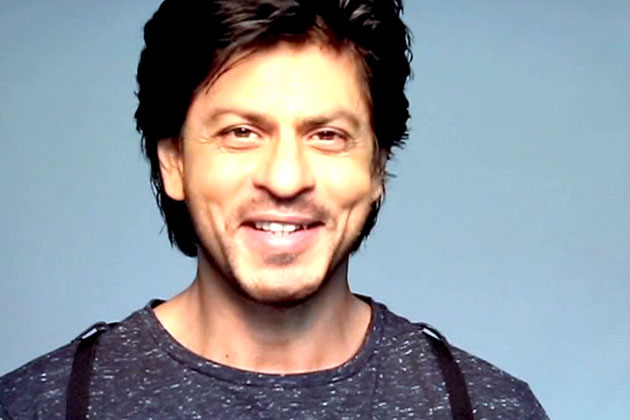
//> input picture Cartoonifier/me.jpg, 630 x 420 px
$ ./main_desktop   (built with g++ and OpenCV 4)
//> lines starting //> are read from the running program, lines starting //| are printed output that depends on the picture; after the words box and inside, x2 and y2 are one past the last pixel; in counts of white or black regions, pixels touching at a corner belong together
//header files
#include "opencv2/highgui/highgui.hpp"
#include "opencv2/opencv.hpp"
#include<iostream>

//namespaces
using namespace cv;
using namespace std;

int main()
{
	//read the image data in the file "me.jpg" and store it in 'img'
        Mat img = imread("me.jpg", CV_LOAD_IMAGE_UNCHANGED);
//> img is the input picture: 420 rows x 630 cols, CV_8UC3; mean B, G, R 154.2, 147.6, 141.8

	//check whether the image is loaded or not
        if(img.empty())
        {
                cout<<"Error:Image cannot be loaded..!!"<<endl;
		//wait for a key press
                system("pause");
               // return -1;
        }

	//create windows to display the image
        namedWindow("OriginalWindow", CV_WINDOW_AUTOSIZE);
	namedWindow("MyWindow", CV_WINDOW_AUTOSIZE);
	namedWindow("MyWindow2", CV_WINDOW_AUTOSIZE);

	//display the image which is stored in the 'img' in the "MyWindow" window
        imshow("OriginalWindow", img);


	Mat gray;
	Mat edges;
	Mat mask;

	cvtColor(img, gray, CV_BGR2GRAY);
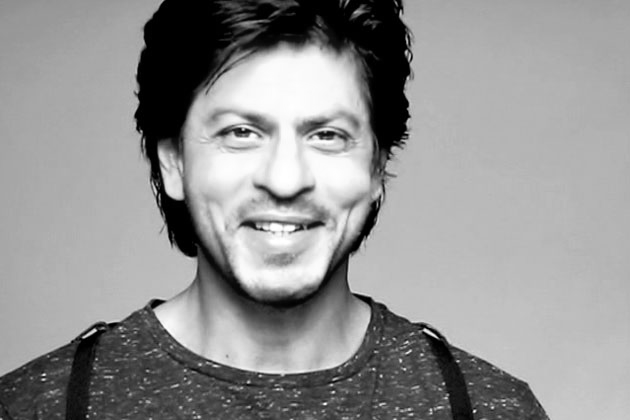
//> gray: 420 rows x 630 cols, CV_8UC1; min 0, max 255, mean 146.6
//	const int MEDIAN_BLUR_FILTER_SIZE = 7;
	medianBlur(gray, gray, 7);//MEDIAN_BLUR_FILTER_SIZE);
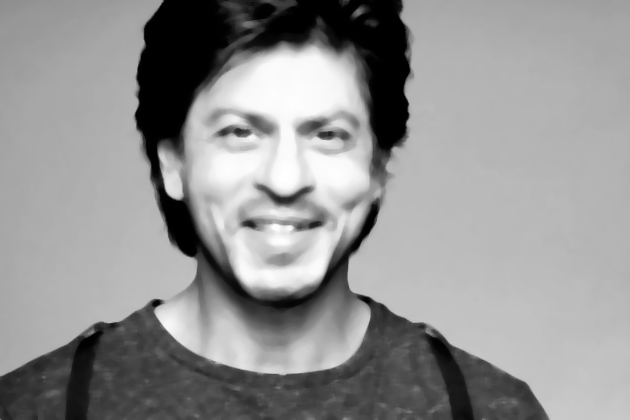
//> gray: 420 rows x 630 cols, CV_8UC1; min 0, max 255, mean 146.3

	const int LAPLACIAN_FILTER_SIZE = 5;
	Laplacian(gray, edges, CV_8U, LAPLACIAN_FILTER_SIZE);
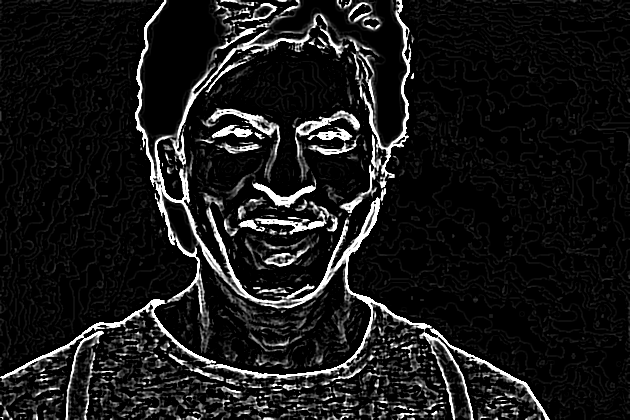
//> edges: 420 rows x 630 cols, CV_8UC1; min 0, max 255, mean 24.8

	const int EDGES_THRESHOLD = 80;
	threshold(edges, mask, EDGES_THRESHOLD, 255, THRESH_BINARY_INV);
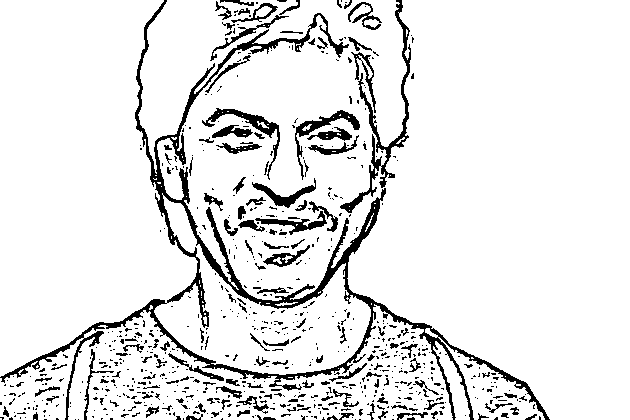
//> mask: 420 rows x 630 cols, CV_8UC1; 90.2% white; 731 black regions (592 under 20 px), largest, box (x1, y1, x2, y2) and area: (0, 0, 550, 420) 10809, (340, 0, 411, 213) 1673, (202, 108, 280, 180) 736

	imshow("MyWindow", mask);

	//For painting
	Size size = img.size();
//> size = Size(630, 420)
	Size smallSize;
	smallSize.width = size.width/2;
//> smallSize = Size(315, 0)
	smallSize.height = size.height/2;
//> smallSize = Size(315, 210)
	Mat smallImg = Mat (smallSize, CV_8UC3);
	resize(img, smallImg, smallSize, 0, 0, INTER_LINEAR);
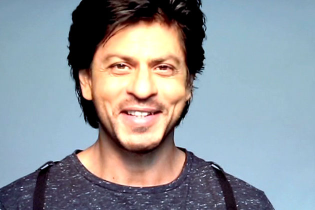
//> smallImg: 210 rows x 315 cols, CV_8UC3; mean B, G, R 154.3, 147.7, 141.9

	Mat tmp = Mat (smallSize, CV_8UC3);
	// Repetitions for strong cartoon effect.
	int repetitions = 7;
	for (int i=0; i<repetitions; i++) {
	//Filter size. Has a large effect on speed.
	int ksize = 9;
	double sigmaColor = 19;
	double sigmaSpace = 17;
	bilateralFilter (smallImg, tmp, ksize, sigmaColor, sigmaSpace);
	bilateralFilter (tmp, smallImg, ksize, sigmaColor, sigmaSpace);
	}
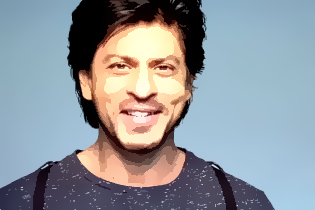
//> smallImg: 210 rows x 315 cols, CV_8UC3; mean B, G, R 154.4, 147.8, 141.7

	Mat bigImg;
	Mat mask1;
	resize(smallImg, bigImg, size, 0, 0, INTER_LINEAR);
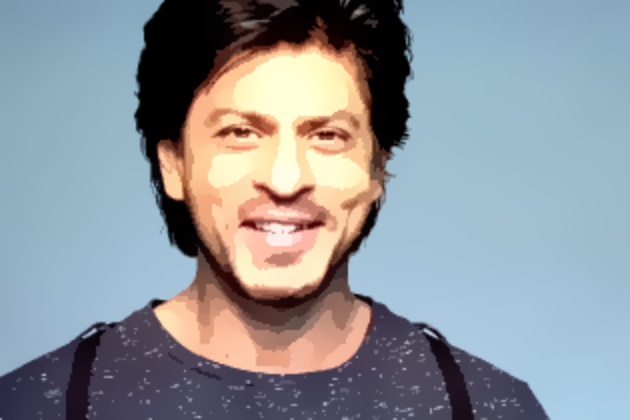
//> bigImg: 420 rows x 630 cols, CV_8UC3; mean B, G, R 154.4, 147.8, 141.7

	bigImg.copyTo(mask1);

	imshow("MyWindow2", mask1);

        waitKey(0);   //wait infinite time for a keypress
        destroyWindow("MyWindow");  //destroy the window with the name, "MyWindow"

        return 0;
}
